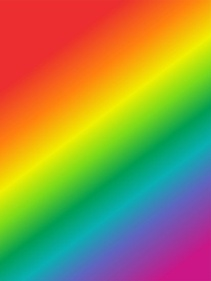
#> input picture 2 - Image Processing/rainbow.jpg, 211 x 281 px, shrunk from 413 x 550 before the run
$ python thresholding.py
#> lines starting #> are read from the running program, lines starting #| are printed output that depends on the picture; after the words box and inside, x2 and y2 are one past the last pixel; in counts of white or black regions, pixels touching at a corner belong together
# showing implementations of different thresholding techniques in cv2

import cv2
import matplotlib.pyplot as plt


def show_pic(img):
    fig = plt.figure(figsize=(7, 7))
    ax = fig.add_subplot(111)
    ax.imshow(img, cmap='gray')
    plt.show()


img1 = cv2.imread('rainbow.jpg', 0)
#> img1: shape (281, 211); min 87, max 214, mean 137.3
ret1, thresh1 = cv2.threshold(src=img1, thresh=127, maxval=255, type=cv2.THRESH_BINARY)
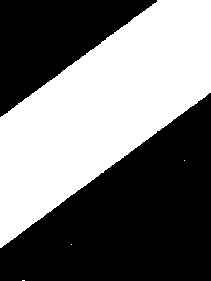
#> thresh1: shape (281, 211); 45% white; 4 white regions (3 under 20 px), largest, box (x1, y1, x2, y2) and area: (0, 0, 211, 248) 26677
ret2, thresh2 = cv2.threshold(src=img1, thresh=127, maxval=255, type=cv2.THRESH_TRUNC)
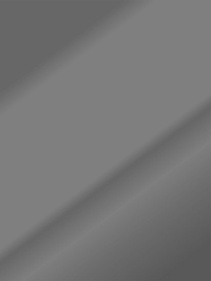
#> thresh2: shape (281, 211); min 87, max 127, mean 117.5

img2 = cv2.imread('gorilla.jpg', 0)
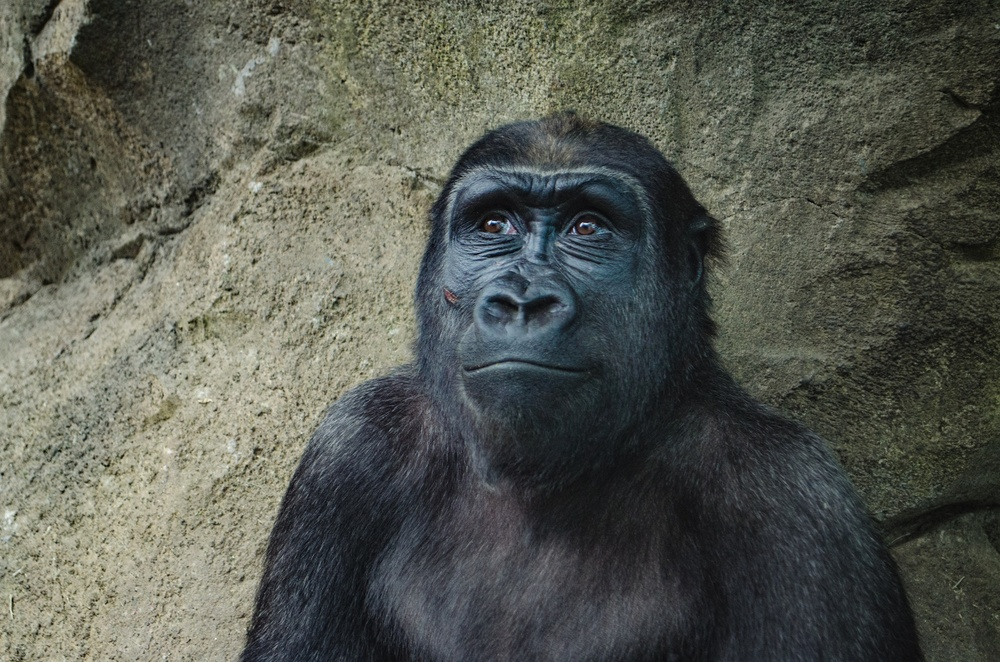
#> input picture 2 - Image Processing/gorilla.jpg, 1000 x 662 px, shrunk from 1955 x 1295 before the run
#> img2: shape (662, 1000); min 0, max 250, mean 87.1
ret3, thresh3 = cv2.threshold(img2, 127, 255, cv2.THRESH_BINARY)
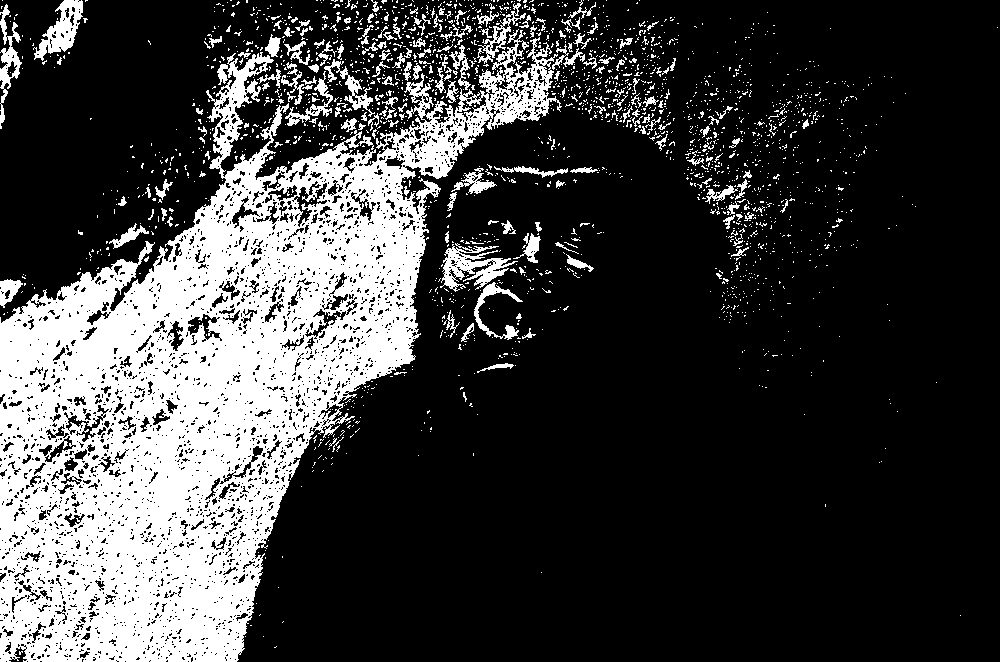
#> thresh3: shape (662, 1000); 24.4% white; 2243 white regions (2065 under 20 px), largest, box (x1, y1, x2, y2) and area: (0, 29, 562, 662) 138464, (440, 243, 518, 292) 1546, (33, 0, 83, 61) 1290
ret4, thresh4 = cv2.threshold(img2, 180, 255, cv2.THRESH_TRUNC)

thresh_ad_rainbow = cv2.adaptiveThreshold(img1, maxValue=255, adaptiveMethod=cv2.ADAPTIVE_THRESH_MEAN_C,
                                  thresholdType=cv2.THRESH_BINARY, blockSize=11, C=8)
#> thresh_ad_rainbow: shape (281, 211); every value is 255
thresh_ad_gorilla = cv2.adaptiveThreshold(img2, maxValue=255, adaptiveMethod=cv2.ADAPTIVE_THRESH_MEAN_C,
                                  thresholdType=cv2.THRESH_BINARY, blockSize=11, C=8)
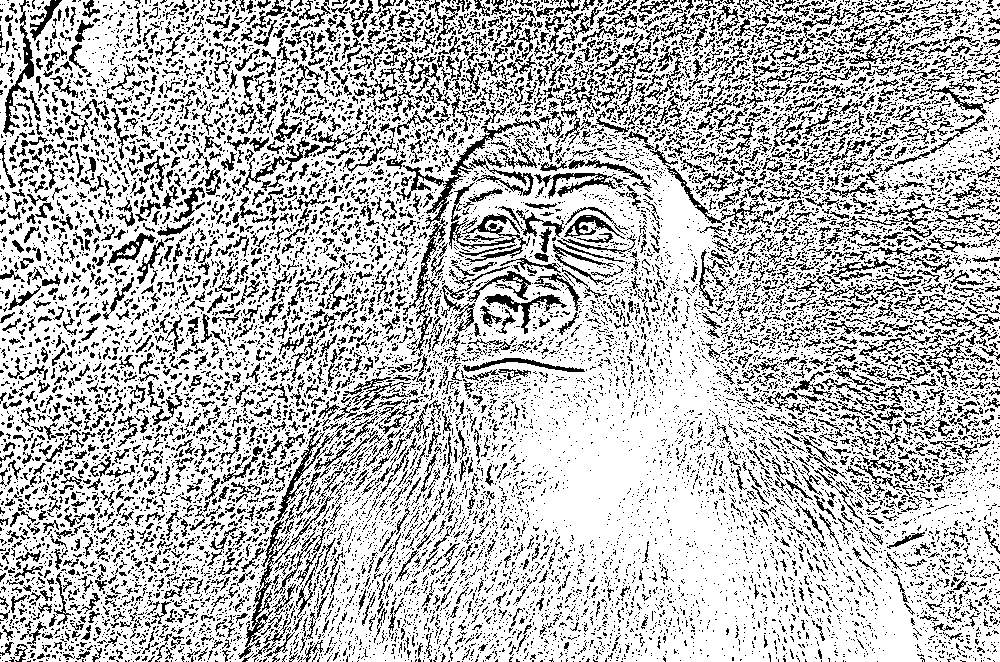
#> thresh_ad_gorilla: shape (662, 1000); 73.2% white; black in thin lines or dots

adaptive_rainbow = cv2.addWeighted(src1=ret3, alpha=0.8, src2=thresh_ad_rainbow, beta=0.4, gamma=0)
#> adaptive_rainbow: shape (281, 211); every value is 204
show_pic(adaptive_rainbow)
thresh1_rainbow = cv2.addWeighted(src1=ret1, alpha=0.8, src2=thresh1, beta=0.4, gamma=0)
show_pic(thresh1_rainbow)
thresh2_rainbow = cv2.addWeighted(src1=ret2, alpha=0.8, src2=thresh2, beta=0.4, gamma=0)
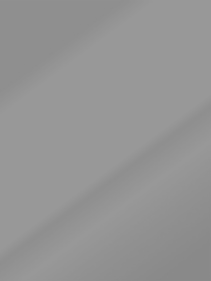
#> thresh2_rainbow: shape (281, 211); min 136, max 152, mean 148.4
show_pic(thresh2_rainbow)

adaptive_gorilla = cv2.addWeighted(src1=ret3, alpha=0.8, src2=thresh_ad_gorilla, beta=0.4, gamma=0)
#> adaptive_gorilla: shape (662, 1000); values 102 (black) and 204 (white), 73.2% white; black in thin lines or dots
show_pic(adaptive_gorilla)
thresh3_gorilla = cv2.addWeighted(src1=ret3, alpha=0.8, src2=thresh3, beta=0.4, gamma=0)
show_pic(thresh3_gorilla)
thresh4_gorilla = cv2.addWeighted(src1=ret4, alpha=0.8, src2=thresh4, beta=0.4, gamma=0)
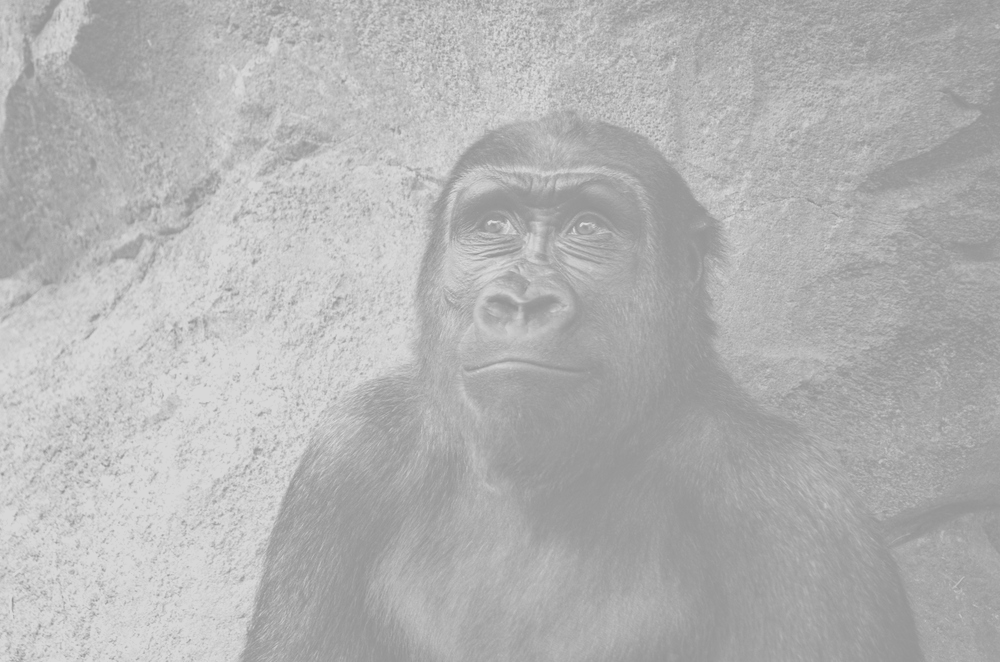
#> thresh4_gorilla: shape (662, 1000); min 144, max 216, mean 178.8
show_pic(thresh4_gorilla)
